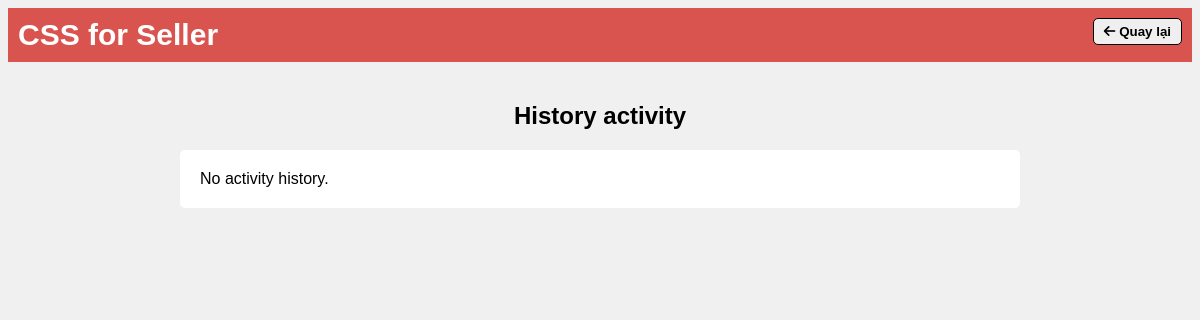
Page /B3/TBLS.php (signed in) on the earlier database version.
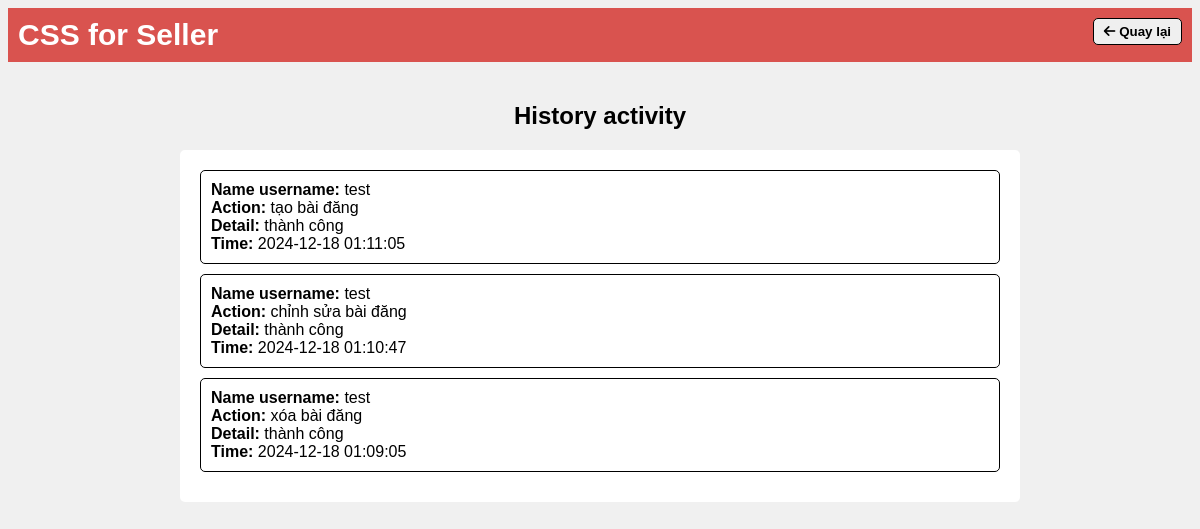
Same page on the later database version.
### tables this page shows
CREATE TABLE IF NOT EXISTS `history` (
  `id` int NOT NULL AUTO_INCREMENT,
  `username` varchar(255) NOT NULL,
  `action` varchar(255) NOT NULL,
  `details` text NOT NULL,
  `created_at` datetime NOT NULL,
  PRIMARY KEY (`id`)
);

### B3/TBLS.php (the view, shortened to what this page needs)
<!DOCTYPE html>
<html lang="vi">
<head>
    <link rel="stylesheet" href="https://cdnjs.cloudflare.com/ajax/libs/font-awesome/6.0.0-beta3/css/all.min.css">
</head>
<body>
    <div class="header">
        <div class="logo">CSS for Seller</div>
        <div class="icons">
            <button><a href="../trangchunguoiban.php"><i class="fas fa-arrow-left"></i> Quay lại</a></button>
        </div>
    </div>
    <div class="content">
        <h2>History activity</h2>
        <div class="mess-box">
        <?php
            $conn = connect_db();
            $sql = "SELECT * FROM history ORDER BY created_at DESC";
            $result = $conn->query($sql);
            if ($result->num_rows > 0) {
                while($row = $result->fetch_assoc()) {
                    echo '<div class="message">';
                    echo '<strong>Name username: </strong>' . htmlspecialchars($row['username']) . '<br>';
                    echo '<strong>Action: </strong>' . htmlspecialchars($row['action']) . '<br>';
                    echo '<strong>Detail: </strong>' . htmlspecialchars($row['details']) . '<br>';
                    echo '<strong>Time: </strong>' . htmlspecialchars($row['created_at']) . '<br>';
                    echo '</div>';
                }
            } else {
                echo 'No activity history.';
            }
            ?>
        </div>
    </div>
</body>
</html>

Differences in the rows shown:
added history: username "test", action "tạo bài đăng", details "thành công", created_at "2024-12-18 01:11:05"
added history: username "test", action "chỉnh sửa bài đăng", details "thành công", created_at "2024-12-18 01:10:47"
added history: username "test", action "xóa bài đăng", details "thành công", created_at "2024-12-18 01:09:05"
Other differences:
text no longer shown: "No activity history."
